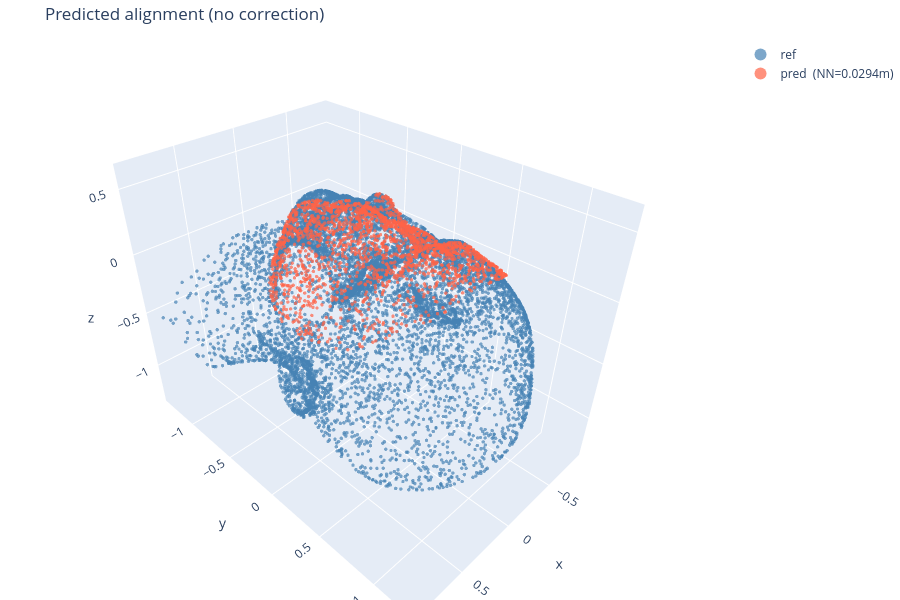

Notebook code for this chart:
### Markdown cell above
---
## 5 — 180° Flip Correction
**Question:** Does applying a 180° rotation around Z as a post-correction recover a good alignment?  
We modify `estimated_transform` by pre-multiplying with `R_fix = diag(−1,−1,+1)` and compare NN distances.

### Code cell
T_pred = res0['estimated_transform']  # baseline (face-forward scan)
src_pts_0  = res0['src_pts_0']
ref_pts_0  = res0['ref_pts_0']

# 180° flip around Z: diag(-1,-1,1) in rotation block
R_fix = torch.tensor([
    [-1.0,  0.0, 0.0, 0.0],
    [ 0.0, -1.0, 0.0, 0.0],
    [ 0.0,  0.0, 1.0, 0.0],
    [ 0.0,  0.0, 0.0, 1.0],
], device=DEVICE)

# Apply flip: first align with T_pred, then rotate the result by R_fix
T_flipped = R_fix @ T_pred  # combined transform

src_aligned_pred    = apply_transform(src_pts_0, T_pred).cpu().numpy()
src_aligned_flipped = apply_transform(src_pts_0, T_flipped).cpu().numpy()
ref_np0 = ref_pts_0.cpu().numpy()

nn_pred    = nn_dist(src_aligned_pred,    ref_np0)
nn_flipped = nn_dist(src_aligned_flipped, ref_np0)
print(f'NN dist (pred)          : {nn_pred:.4f} m')
print(f'NN dist (flip-corrected): {nn_flipped:.4f} m')
print(f'Improvement ratio       : {nn_pred / (nn_flipped + 1e-9):.2f}x')

show_reg(
    [pcd_trace(ref_np0, 'steelblue', 'ref'),
     pcd_trace(src_aligned_pred, 'tomato', f'pred  (NN={nn_pred:.4f}m)')],
    'Predicted alignment (no correction)',
)
show_reg(
    [pcd_trace(ref_np0, 'steelblue', 'ref'),
     pcd_trace(src_aligned_flipped, 'seagreen', f'flip-corrected  (NN={nn_flipped:.4f}m)')],
    '180° Z-flip corrected alignment',
)

### Figure 1 — Plotly figure (JSON) as saved in the notebook; plotly's stock layout.template omitted (floating-point values rounded to 4 significant figures; data arrays with more than 128 entries replaced by an {"elided": "..."} marker saying what was removed)
{"data": [{"marker": {"color": "steelblue", "opacity": 0.7, "size": 2}, "mode": "markers", "name": "ref", "type": "scatter3d", "x": {"elided": "10788 float values"}, "y": {"elided": "10788 float values"}, "z": {"elided": "10788 float values"}}, {"marker": {"color": "tomato", "opacity": 0.7, "size": 2}, "mode": "markers", "name": "pred  (NN=0.0294m)", "type": "scatter3d", "x": {"elided": "2000 float values"}, "y": {"elided": "2000 float values"}, "z": {"elided": "2000 float values"}}], "layout": {"height": 600, "legend": {"itemsizing": "constant"}, "margin": {"b": 0, "l": 0, "r": 0, "t": 40}, "scene": {"aspectmode": "data"}, "title": {"text": "Predicted alignment (no correction)"}}}
